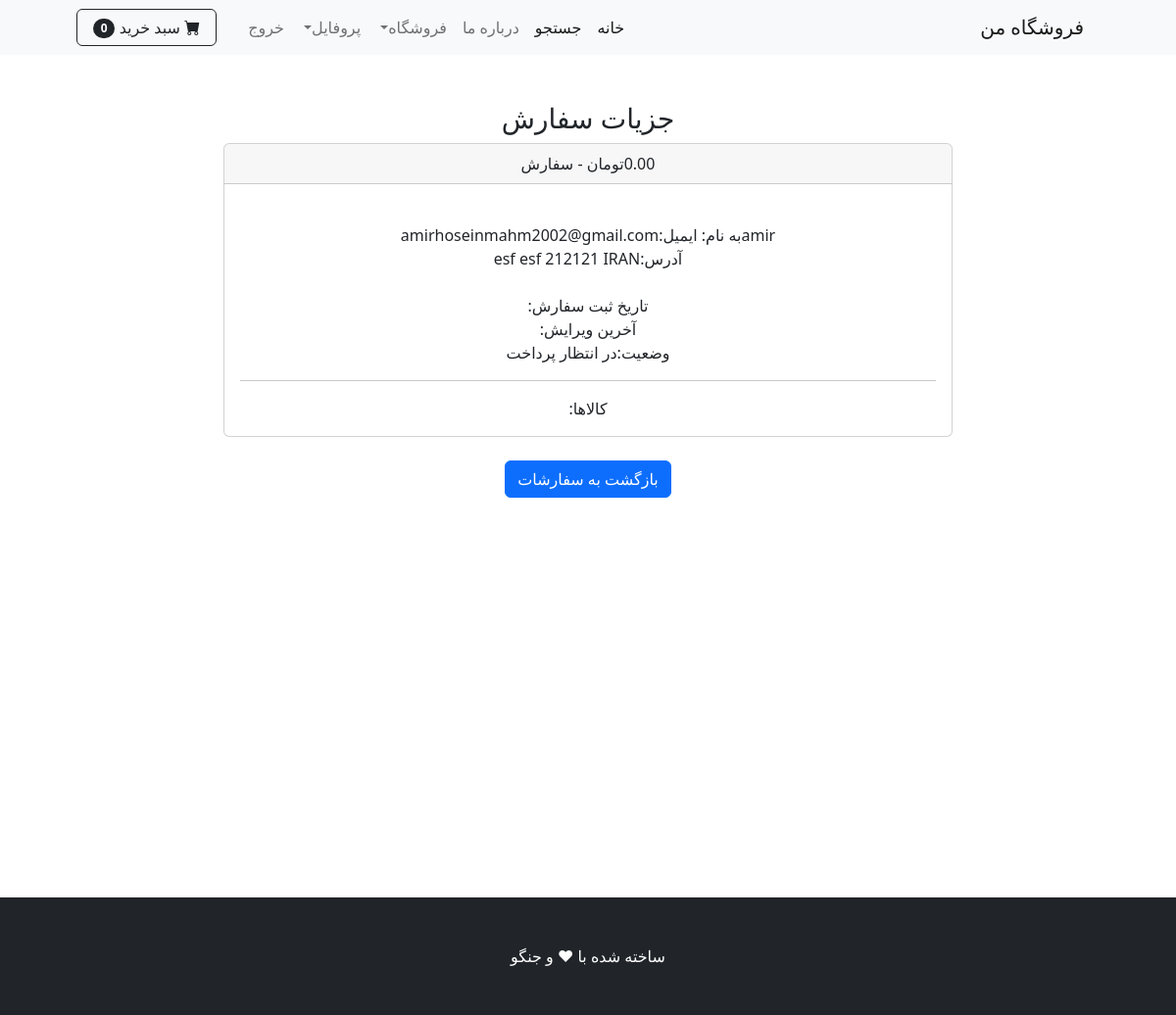
/order_details/2 (signed in), run on the app's committed database.
### payment/models.py (models this page shows, shortened)
class Order(models.Model):
    STATUS_CHOICES = [
        ('Pending', 'در انتظار پرداخت'),
        ('Processing', 'در حال پردازش'),
        ('Shipped', 'ارسال شده'),
        ('Delivered', 'تحویل داده شده'),
        ('Cancelled', 'لغو شده'),
    ]
    user = models.ForeignKey(User, on_delete=models.CASCADE, null=True, blank=True)
    full_name = models.CharField(max_length=250)
    email = models.CharField(max_length=250)
    phone = models.CharField(max_length=20)
    shipping_address = models.TextField(max_length=250)  # می‌تواند شامل آدرس + شهر + استان باشد
    amount_paid = models.DecimalField(decimal_places=2, max_digits=10)
    date_ordered = jmodels.jDateTimeField(default=jdatetime.datetime.now)
    last_update = jmodels.jDateTimeField(auto_now=True)
    status = models.CharField(max_length=20, choices=STATUS_CHOICES, default='Pending')

### shop/views.py (the view)
# urls.py: path('order_details/<int:pk>',views.order_details, name='order_details'),
def order_details(request, pk):
    if request.user.is_authenticated:
        order=Order.objects.get(id=pk)
        items=OrderItem.objects.filter(order=pk)
        context = {
            'order':order,
            'items':items,
        }
        return render(request, 'order_details.html', context)
    else:
        messages.success(request, 'دسترسی به این صفحه امکان پذیر نمی باشد')
        return redirect('/')

### cart/context_processors.py (called while the page is built)
def cart_total_qty(request):
    cart = request.session.get('cart')
    if not cart or not isinstance(cart, dict):
        cart = {}
        request.session['cart'] = cart
    return {'cart_total_qty': sum(cart.values())}

### shop/templates/order_details.html (shortened to what this page needs)
{% extends "base.html" %}
{% block content %}
{% load humanize %}
<br><br>
<div class="container">
    <div class="row">
        <center>
            <div class="col-8">
             <h3>جزيات سفارش</h3>
                <div class="card">
  <div class="card-header">
     {{ order.amount_paid|intcomma }}تومان -    {{ orders.id }} سفارش
  </div>
  <div class="card-body">
       <br>{{ order.full_name }}به نام:
      ایمیل:{{ order.email }}    <br>
      آدرس:{{ order.shipping_address }}  <br>
      <br> تاریخ ثبت سفارش:{{ order.date.ordered|date:"Y-m-d H:i:s" }}
      <br> آخرین ویرایش:{{ order.last_update|date:"Y-m-d H:i:s" }}
      <br> وضعیت:{{ order.get_status_display }}
      <hr>
      کالاها:<br>
  </div>
</div>
                <br>
                <a href="{% url 'orders' %}" class="btn btn-primary">بازگشت به سفارشات</a>
            </div>
        </center>
    </div>
</div>
<br><br>
{% endblock %}

### data on the page
Order: amount_paid "0.00", full_name "amir", email "amirhoseinmahm2002@gmail.com", shipping_address "esf esf 212121 IRAN", status "در انتظار پرداخت"

### other printed values
{{ total_qty|default:"0" }} "0"
